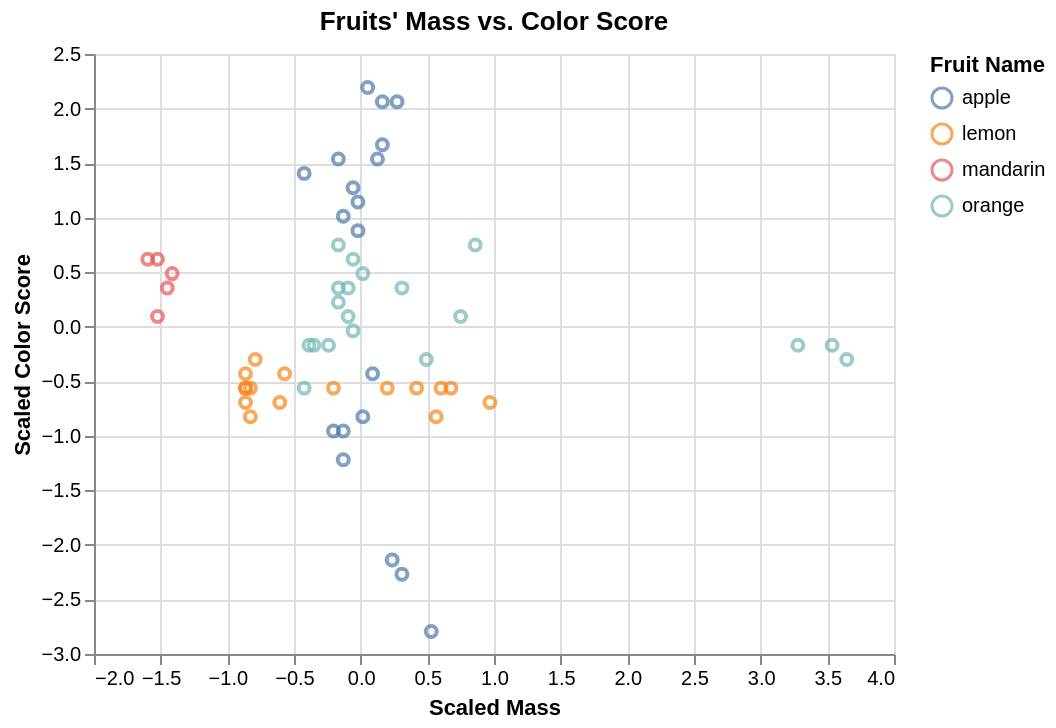

Here is the notebook cell this chart was saved with:
### Code cell
fruit_plot + (
    # Standardize the new data point with transformer fitted on the original data
    alt.Chart(fruit_data_preprocessor_2.transform(new_fruit))
    .mark_circle(size=80, color='black').encode(
        x="mass:Q",
        y="color_score:Q"
    )
)

### Figure 1 — Vega specification as saved in the notebook (floating-point values rounded to 4 significant figures)
{"$schema": "https://vega.github.io/schema/vega/v5.json", "data": [{"name": "source_0", "values": [{"color_score": -2.794, "fruit_name": "apple", "mass": 0.5294}, {"color_score": -2.269, "fruit_name": "apple", "mass": 0.3095}, {"color_score": -2.137, "fruit_name": "apple", "mass": 0.2361}, {"color_score": 0.4871, "fruit_name": "mandarin", "mass": -1.414}, {"color_score": 0.3559, "fruit_name": "mandarin", "mass": -1.45}, {"color_score": 0.09342, "fruit_name": "mandarin", "mass": -1.524}, {"color_score": 0.6183, "fruit_name": "mandarin", "mass": -1.524}, {"color_score": 0.6183, "fruit_name": "mandarin", "mass": -1.597}, {"color_score": 2.062, "fruit_name": "apple", "mass": 0.2728}, {"color_score": 1.668, "fruit_name": "apple", "mass": 0.1628}, {"color_score": 2.193, "fruit_name": "apple", "mass": 0.05282}, {"color_score": 2.062, "fruit_name": "apple", "mass": 0.1628}, {"color_score": 1.537, "fruit_name": "apple", "mass": -0.1672}, {"color_score": -0.8252, "fruit_name": "apple", "mass": 0.01616}, {"color_score": -0.9564, "fruit_name": "apple", "mass": -0.2038}, {"color_score": -0.9564, "fruit_name": "apple", "mass": -0.1305}, {"color_score": -1.219, "fruit_name": "apple", "mass": -0.1305}, {"color_score": -0.4315, "fruit_name": "apple", "mass": 0.08948}, {"color_score": 0.8808, "fruit_name": "apple", "mass": -0.02051}, {"color_score": 1.143, "fruit_name": "apple", "mass": -0.02051}, {"color_score": 1.274, "fruit_name": "apple", "mass": -0.05717}, {"color_score": 1.012, "fruit_name": "apple", "mass": -0.1305}, {"color_score": 1.406, "fruit_name": "apple", "mass": -0.4238}, {"color_score": 1.537, "fruit_name": "apple", "mass": 0.1261}, {"color_score": -0.169, "fruit_name": "orange", "mass": 3.279}, {"color_score": -0.169, "fruit_name": "orange", "mass": 3.536}, {"color_score": -0.3003, "fruit_name": "orange", "mass": 3.646}, {"color_score": 0.09342, "fruit_name": "orange", "mass": 0.7494}, {"color_score": -0.5627, "fruit_name": "orange", "mass": -0.4238}, {"color_score": 0.6183, "fruit_name": "orange", "mass": -0.05717}, {"color_score": 0.3559, "fruit_name": "orange", "mass": -0.09383}, {"color_score": 0.7496, "fruit_name": "orange", "mass": 0.8594}, {"color_score": 0.4871, "fruit_name": "orange", "mass": 0.01616}, {"color_score": -0.3003, "fruit_name": "orange", "mass": 0.4928}, {"color_score": -0.169, "fruit_name": "orange", "mass": -0.3871}, {"color_score": -0.169, "fruit_name": "orange", "mass": -0.2405}, {"color_score": -0.03781, "fruit_name": "orange", "mass": -0.05717}, {"color_score": 0.3559, "fruit_name": "orange", "mass": -0.1672}, {"color_score": 0.09342, "fruit_name": "orange", "mass": -0.09383}, {"color_score": -0.169, "fruit_name": "orange", "mass": -0.3505}, {"color_score": 0.2246, "fruit_name": "orange", "mass": -0.1672}, {"color_score": 0.3559, "fruit_name": "orange", "mass": 0.3095}, {"color_score": 0.7496, "fruit_name": "orange", "mass": -0.1672}, {"color_score": -0.8252, "fruit_name": "lemon", "mass": 0.5661}, {"color_score": -0.5627, "fruit_name": "lemon", "mass": 0.6761}, {"color_score": -0.5627, "fruit_name": "lemon", "mass": 0.4195}, {"color_score": -0.694, "fruit_name": "lemon", "mass": 0.9694}, {"color_score": -0.5627, "fruit_name": "lemon", "mass": 0.6028}, {"color_score": -0.5627, "fruit_name": "lemon", "mass": 0.1995}, {"color_score": -0.4315, "fruit_name": "lemon", "mass": -0.5705}, {"color_score": -0.694, "fruit_name": "lemon", "mass": -0.6071}, {"color_score": -0.5627, "fruit_name": "lemon", "mass": -0.8638}, {"color_score": -0.5627, "fruit_name": "lemon", "mass": -0.8271}, {"color_score": -0.3003, "fruit_name": "lemon", "mass": -0.7904}, {"color_score": -0.694, "fruit_name": "lemon", "mass": -0.8638}, {"color_score": -0.5627, "fruit_name": "lemon", "mass": -0.8638}, {"color_score": -0.4315, "fruit_name": "lemon", "mass": -0.8638}, {"color_score": -0.5627, "fruit_name": "lemon", "mass": -0.2038}, {"color_score": -0.8252, "fruit_name": "lemon", "mass": -0.8271}]}, {"name": "source_1", "values": []}, {"name": "source_0_color_domain_fruit_name", "values": [{"fruit_name": "apple"}, {"fruit_name": "mandarin"}, {"fruit_name": "orange"}, {"fruit_name": "lemon"}]}], "marks": [{"type": "symbol", "name": "layer_0_marks", "from": {"data": "source_0"}, "encode": {"update": {"x": {"field": "mass", "scale": "x"}, "y": {"field": "color_score", "scale": "y"}, "stroke": {"field": "fruit_name", "scale": "color"}, "opacity": {"value": 0.7}, "fill": {"value": "transparent"}}}, "style": ["point"]}, {"type": "symbol", "name": "layer_1_marks", "from": {"data": "source_1"}, "encode": {"update": {"y": {"field": "color_score", "scale": "y"}, "x": {"field": "mass", "scale": "x"}, "opacity": {"value": 0.7}, "size": {"value": 80}, "fill": {"value": "black"}, "shape": {"value": "circle"}}}, "style": ["circle"]}], "scales": [{"name": "x", "type": "linear", "domain": {"fields": [{"data": "source_0", "field": "mass"}, {"data": "source_1", "field": "mass"}]}, "range": [0, {"signal": "width"}], "nice": true, "zero": true}, {"name": "y", "type": "linear", "domain": {"fields": [{"data": "source_0", "field": "color_score"}, {"data": "source_1", "field": "color_score"}]}, "range": [{"signal": "height"}, 0], "nice": true, "zero": true}, {"name": "color", "type": "ordinal", "domain": {"data": "source_0_color_domain_fruit_name", "field": "fruit_name", "sort": true}, "range": "category"}], "axes": [{"scale": "x", "orient": "bottom", "ticks": false, "tickCount": {"signal": "ceil(width/40)"}, "labels": false, "grid": true, "domain": false, "gridScale": "y", "aria": false, "zindex": 0, "maxExtent": 0, "minExtent": 0}, {"scale": "y", "labels": false, "gridScale": "x", "grid": true, "maxExtent": 0, "ticks": false, "zindex": 0, "tickCount": {"signal": "ceil(height/40)"}, "domain": false, "aria": false, "orient": "left", "minExtent": 0}, {"scale": "x", "orient": "bottom", "zindex": 0, "labelFlush": true, "title": "Scaled Mass", "labelOverlap": true, "tickCount": {"signal": "ceil(width/40)"}, "grid": false}, {"scale": "y", "orient": "left", "tickCount": {"signal": "ceil(height/40)"}, "title": "Scaled Color Score", "grid": false, "labelOverlap": true, "zindex": 0}], "title": {"text": "Fruits' Mass vs. Color Score", "frame": "group"}, "height": 300, "background": "white", "padding": 5, "style": "cell", "legends": [{"title": "Fruit Name", "stroke": "color", "symbolType": "circle", "encode": {"symbols": {"update": {"fill": {"value": "transparent"}, "opacity": {"value": 0.7}}}}}], "width": 400}
